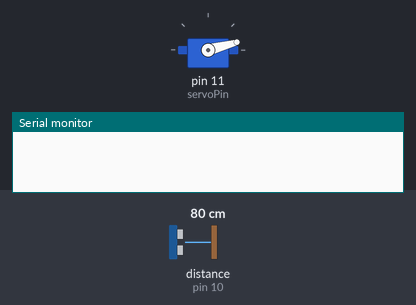
The sketch below on a simulated Arduino Uno, built with avr-gcc and run on an emulated ATmega328P. Parts: servo, the last lines printed to the serial monitor. Wiring (inferred from the names in the program): ultrasonic range finder: trigger pin 9; echo pin 10. Inputs (shaded band) come from the test bench; at power-on: distance to the obstacle (sensor on pin 10) 80 cm. The echo pulse lasts 58.3 µs per cm.

Above: at 0.01 s.
1.3 s: distance to the obstacle (sensor on pin 10) set to 2 cm
At 2.1 s:
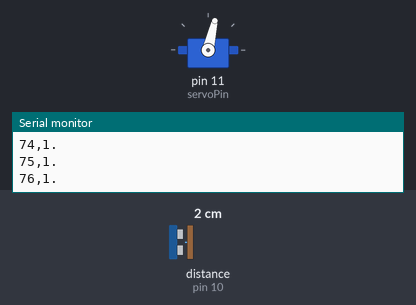
4.3 s: distance to the obstacle (sensor on pin 10) set to 120 cm
At 4.8 s:
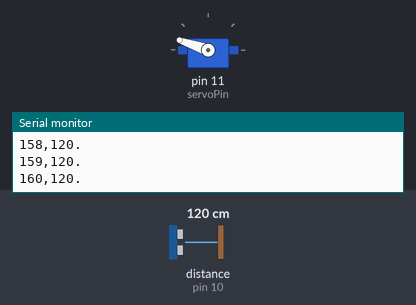
7.3 s: distance to the obstacle (sensor on pin 10) set to 4 cm
10.3 s: distance to the obstacle (sensor on pin 10) set to 9 cm
At 11.3 s:
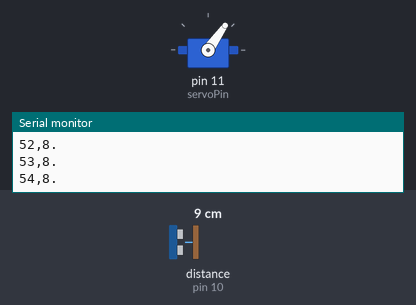
Timing chart, 0 to 14.3 s (numbered marks = the images above; inputs shaded):
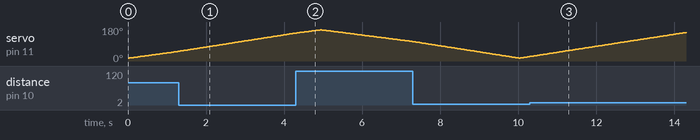

The sketch:

radar_detector.ino
```cpp
/**
 * Arduino Radar Detector
 * ---------------------
 * Uses an HC-SR04 ultrasonic sensor and a servo motor
 * to detect object distance at different angles.
 * Sends data to Processing over Serial for visualization.
 */

#include <Servo.h>

// Servo and Ultrasonic pins
const int servoPin = 11;   // SG90 Servo signal pin
const int trigPin = 9;     // HC-SR04 Trig pin
const int echoPin = 10;    // HC-SR04 Echo pin

Servo radarServo;

void setup() {
  // Initialize pins
  pinMode(trigPin, OUTPUT);
  pinMode(echoPin, INPUT);

  // Attach servo
  radarServo.attach(servoPin);

  // Initialize Serial communication
  Serial.begin(9600);
}

/**
 * Measure distance using HC-SR04
 * Returns distance in cm
 */
long measureDistance() {
  digitalWrite(trigPin, LOW);
  delayMicroseconds(2);
  digitalWrite(trigPin, HIGH);
  delayMicroseconds(10);
  digitalWrite(trigPin, LOW);

  long duration = pulseIn(echoPin, HIGH);  // Time for echo
  long distance = (duration / 2) / 29.1;   // Convert to cm
  return distance;
}

/**
 * Sweep the servo from startAngle to endAngle
 * Step can be +1 (forward) or -1 (backward)
 */
void sweep(int startAngle, int endAngle, int step) {
  for (int angle = startAngle; angle != endAngle; angle += step) {
    radarServo.write(angle);
    delay(30);  // Wait for servo to reach position

    long distance = measureDistance();

    // Send data to Processing in format: angle,distance.
    Serial.print(angle);
    Serial.print(",");
    Serial.print(distance);
    Serial.println(".");
  }
}

void loop() {
  // Sweep forward from 15° to 165°
  sweep(15, 165, 1);

  // Sweep backward from 165° to 15°
  sweep(165, 15, -1);
}
```
